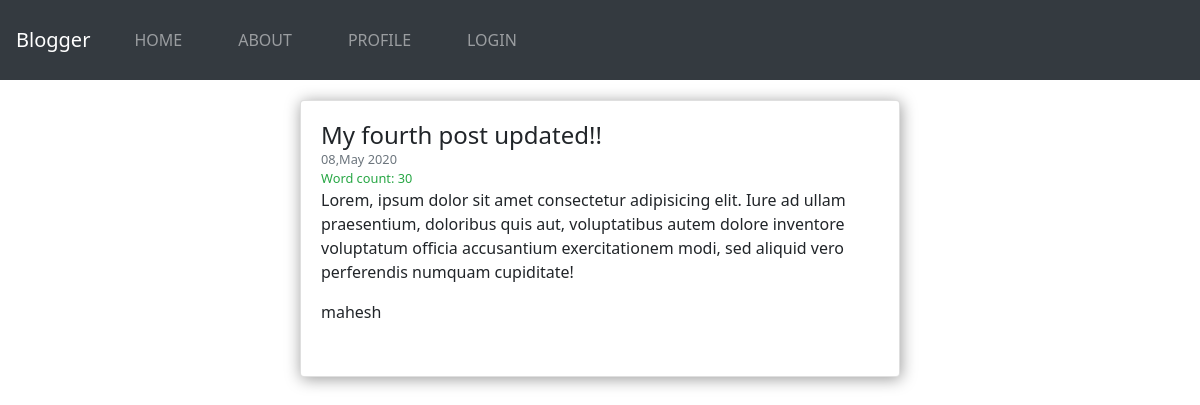
The app's page /post/4 with its own data.
### posts/models.py (models this page shows, shortened)
class Post(models.Model):
    title = models.CharField(max_length=200) # limited size string
    content = models.TextField() # string , but no limit
    create_date = models.DateTimeField(auto_now_add=True) # auto_now_add -> makes it immutable
    modified_date = models.DateTimeField(auto_now=True) # auto_now -> makes it mutable
    author = models.ForeignKey(User, on_delete=models.CASCADE)

### posts/views.py (the view)
# urls.py: path('post/<int:pk>',views.PostDetailView.as_view(), name="detail"),
class PostDetailView(DetailView):
    model = Post

### posts/templates/posts/post_detail.html (shortened to what this page needs)
{% extends 'posts/base.html' %}
{% load static %}
{% block content %}
<main class="container">
  <div class="card card-body mr-auto">
    <h1 class="mb-0">{{object.title}}
    </h1>
    <small class="text-muted">{{object.create_date | date:"d,M Y" }}</small>
    <small class="text-success">Word count: {{ object.content|wordcount }}</small>
    <p>{{object.content}}</p>
    <p>{{object.author}}</p>
    </div>
  </main>
{% endblock content %}

### posts/static/posts/css/main.css (style rules this page uses)
* { margin: 0; box-sizing: border-box; font-family: "Segoe UI", Tahoma, Geneva, Verdana, sans-serif; }
.card { width: 90%; max-width: 600px; box-shadow: 1px 2px 16px rgba(0, 0, 0, 0.4); padding: 20px; padding-top: 40px; padding-bottom: 40px; border-radius: 10px; margin: auto; margin-top: 20px; }
.card h1 { font-size: 24px; }
main { width: 100%; display: flex; flex-direction: column; justify-content: space-around; align-items: center; }
.container { width: 100%; max-width: 756px; margin: auto; }

### records on screen
Post: title "My fourth post updated!!", create_date "08,May 2020", content "30", content "Lorem, ipsum dolor sit amet consectetur adipisicing elit. Iure ad ullam praesentium, doloribus quis aut, voluptatibus autem dolore inventore voluptatum officia accusantium exercitationem modi, sed aliquid vero perferendis numquam cupiditate!", author "mahesh"
